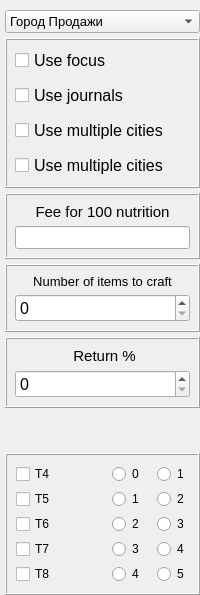
     <widget class="QFrame" name="craft_frame">
      <layout class="QVBoxLayout" name="verticalLayout_3">
       <property name="spacing">
        <number>5</number>
       </property>
       <property name="leftMargin">
        <number>5</number>
       </property>
       <property name="topMargin">
        <number>10</number>
       </property>
       <property name="rightMargin">
        <number>0</number>
       </property>
       <property name="bottomMargin">
        <number>0</number>
       </property>
       <item>
        <widget class="QComboBox" name="comboBox_3">
         <property name="font">
          <font>
           <pointsize>10</pointsize>
          </font>
         </property>
         <item>
          <property name="text">
           <string>Город Продажи</string>
          </property>
         </item>
         <item>
          <property name="text">
           <string>BM</string>
          </property>
         </item>
         <item>
          <property name="text">
           <string>Carleon</string>
          </property>
         </item>
         <item>
          <property name="text">
           <string>Lymhurst</string>
          </property>
         </item>
         <item>
          <property name="text">
           <string>Brecilien</string>
          </property>
         </item>
         <item>
          <property name="text">
           <string>FortStearling</string>
          </property>
         </item>
         <item>
          <property name="text">
           <string>Thethford</string>
          </property>
         </item>
         <item>
          <property name="text">
           <string>Martlok</string>
          </property>
         </item>
        </widget>
       </item>
       <item>
        <widget class="QFrame" name="settings_craft_frame">
         <property name="frameShape">
          <enum>QFrame::Box</enum>
         </property>
         <property name="frameShadow">
          <enum>QFrame::Raised</enum>
         </property>
         <layout class="QVBoxLayout" name="verticalLayout_2">
          <property name="spacing">
           <number>10</number>
          </property>
          <property name="leftMargin">
           <number>8</number>
          </property>
          <property name="topMargin">
           <number>8</number>
          </property>
          <property name="rightMargin">
           <number>8</number>
          </property>
          <property name="bottomMargin">
           <number>8</number>
          </property>
          <item>
           <widget class="QCheckBox" name="checkBox">
            <property name="font">
             <font>
              <pointsize>12</pointsize>
             </font>
            </property>
            <property name="text">
             <string>Use focus</string>
            </property>
           </widget>
          </item>
          <item>
           <widget class="QCheckBox" name="checkBox_2">
            <property name="font">
             <font>
              <pointsize>12</pointsize>
             </font>
            </property>
            <property name="text">
             <string>Use journals</string>
            </property>
           </widget>
          </item>
          <item>
           <widget class="QCheckBox" name="checkBox_3">
            <property name="font">
             <font>
              <pointsize>12</pointsize>
             </font>
            </property>
            <property name="text">
             <string>Use multiple cities</string>
            </property>
           </widget>
          </item>
          <item>
           <widget class="QCheckBox" name="checkBox_4">
            <property name="font">
             <font>
              <pointsize>12</pointsize>
             </font>
            </property>
            <property name="text">
             <string>Use multiple cities</string>
            </property>
           </widget>
          </item>
         </layout>
        </widget>
       </item>
       <item>
        <widget class="QFrame" name="verticalFrame">
         <property name="frameShape">
          <enum>QFrame::Box</enum>
         </property>
         <property name="frameShadow">
          <enum>QFrame::Raised</enum>
         </property>
         <layout class="QVBoxLayout" name="verticalLayout">
          <property name="spacing">
           <number>5</number>
          </property>
          <property name="leftMargin">
           <number>8</number>
          </property>
          <property name="topMargin">
           <number>8</number>
          </property>
          <property name="rightMargin">
           <number>8</number>
          </property>
          <property name="bottomMargin">
           <number>8</number>
          </property>
          <item>
           <widget class="QLabel" name="label">
            <property name="font">
             <font>
              <pointsize>11</pointsize>
             </font>
            </property>
            <property name="text">
             <string>Fee for 100 nutrition</string>
            </property>
            <property name="alignment">
             <set>Qt::AlignCenter</set>
            </property>
           </widget>
          </item>
          <item>
           <widget class="QLineEdit" name="lineEdit">
            <property name="sizePolicy">
             <sizepolicy hsizetype="Preferred" vsizetype="Preferred">
              <horstretch>0</horstretch>
              <verstretch>0</verstretch>
             </sizepolicy>
            </property>
            <property name="font">
             <font>
              <pointsize>10</pointsize>
             </font>
            </property>
            <property name="inputMask">
             <string/>
            </property>
           </widget>
          </item>
         </layout>
        </widget>
       </item>
       <item>
        <widget class="QFrame" name="">
         <property name="frameShape">
          <enum>QFrame::Box</enum>
         </property>
         <property name="frameShadow">
          <enum>QFrame::Raised</enum>
         </property>
         <layout class="QVBoxLayout" name="verticalLayout_10">
          <property name="spacing">
           <number>5</number>
          </property>
          <property name="leftMargin">
           <number>8</number>
          </property>
          <property name="topMargin">
           <number>8</number>
          </property>
          <property name="rightMargin">
           <number>8</number>
          </property>
          <property name="bottomMargin">
           <number>8</number>
          </property>
          <item>
           <widget class="QLabel" name="label_7">
            <property name="font">
             <font>
              <pointsize>10</pointsize>
             </font>
            </property>
            <property name="text">
             <string>Number of items to craft</string>
            </property>
            <property name="alignment">
             <set>Qt::AlignCenter</set>
            </property>
           </widget>
          </item>
          <item>
           <widget class="QSpinBox" name="spinBox">
            <property name="font">
             <font>
              <pointsize>12</pointsize>
             </font>
            </property>
           </widget>
          </item>
         </layout>
        </widget>
       </item>
       <item>
        <widget class="QFrame" name="frame_2">
         <property name="frameShape">
          <enum>QFrame::Box</enum>
         </property>
         <property name="frameShadow">
          <enum>QFrame::Raised</enum>
         </property>
         <layout class="QVBoxLayout" name="verticalLayout_16">
          <property name="spacing">
           <number>5</number>
          </property>
          <property name="leftMargin">
           <number>8</number>
          </property>
          <property name="topMargin">
           <number>8</number>
          </property>
          <property name="rightMargin">
           <number>8</number>
          </property>
          <property name="bottomMargin">
           <number>8</number>
          </property>
          <item>
           <widget class="QLabel" name="label_21">
            <property name="font">
             <font>
              <pointsize>11</pointsize>
             </font>
            </property>
            <property name="text">
             <string> Return %</string>
            </property>
            <property name="alignment">
             <set>Qt::AlignCenter</set>
            </property>
           </widget>
          </item>
          <item>
           <widget class="QSpinBox" name="spinBox_5">
            <property name="font">
             <font>
              <pointsize>12</pointsize>
             </font>
            </property>
            <property name="maximum">
             <number>100</number>
            </property>
           </widget>
          </item>
         </layout>
        </widget>
       </item>
       <item>
        <spacer name="verticalSpacer_3">
         <property name="orientation">
          <enum>Qt::Vertical</enum>
         </property>
         <property name="sizeHint" stdset="0">
          <size>
           <width>20</width>
           <height>40</height>
          </size>
         </property>
        </spacer>
       </item>
       <item>
        <widget class="QFrame" name="item_settings">
         <property name="frameShape">
          <enum>QFrame::Box</enum>
         </property>
         <property name="frameShadow">
          <enum>QFrame::Raised</enum>
         </property>
         <layout class="QHBoxLayout" name="horizontalLayout">
          <property name="spacing">
           <number>5</number>
          </property>
          <property name="leftMargin">
           <number>5</number>
          </property>
          <property name="topMargin">
           <number>5</number>
          </property>
          <property name="rightMargin">
           <number>5</number>
          </property>
          <property name="bottomMargin">
           <number>5</number>
          </property>
          <item>
           <layout class="QVBoxLayout" name="verticalLayout_5">
            <property name="leftMargin">
             <number>4</number>
            </property>
            <property name="topMargin">
             <number>4</number>
            </property>
            <property name="rightMargin">
             <number>4</number>
            </property>
            <property name="bottomMargin">
             <number>4</number>
            </property>
            <item>
             <widget class="QCheckBox" name="checkBox_5">
              <property name="text">
               <string>T4</string>
              </property>
             </widget>
            </item>
            <item>
             <widget class="QCheckBox" name="checkBox_6">
              <property name="text">
               <string>T5</string>
              </property>
             </widget>
            </item>
            <item>
             <widget class="QCheckBox" name="checkBox_7">
              <property name="text">
               <string>T6</string>
              </property>
             </widget>
            </item>
            <item>
             <widget class="QCheckBox" name="checkBox_8">
              <property name="text">
               <string>T7</string>
              </property>
             </widget>
            </item>
            <item>
             <widget class="QCheckBox" name="checkBox_9">
              <property name="text">
               <string>T8</string>
              </property>
             </widget>
            </item>
           </layout>
          </item>
          <item>
           <layout class="QVBoxLayout" name="verticalLayout_6">
            <property name="spacing">
             <number>5</number>
            </property>
            <property name="leftMargin">
             <number>4</number>
            </property>
            <property name="topMargin">
             <number>4</number>
            </property>
            <property name="rightMargin">
             <number>4</number>
            </property>
            <property name="bottomMargin">
             <number>4</number>
            </property>
            <item>
             <widget class="QRadioButton" name="radioButton">
              <property name="sizePolicy">
               <sizepolicy hsizetype="Maximum" vsizetype="Preferred">
                <horstretch>0</horstretch>
                <verstretch>0</verstretch>
               </sizepolicy>
              </property>
              <property name="text">
               <string>0</string>
              </property>
             </widget>
            </item>
            <item>
             <widget class="QRadioButton" name="radioButton_2">
              <property name="sizePolicy">
               <sizepolicy hsizetype="Maximum" vsizetype="Preferred">
                <horstretch>0</horstretch>
                <verstretch>0</verstretch>
               </sizepolicy>
              </property>
              <property name="text">
               <string>1</string>
              </property>
             </widget>
            </item>
            <item>
             <widget class="QRadioButton" name="radioButton_3">
              <property name="sizePolicy">
               <sizepolicy hsizetype="Maximum" vsizetype="Preferred">
                <horstretch>0</horstretch>
                <verstretch>0</verstretch>
               </sizepolicy>
              </property>
              <property name="text">
               <string>2</string>
              </property>
             </widget>
            </item>
            <item>
             <widget class="QRadioButton" name="radioButton_4">
              <property name="sizePolicy">
               <sizepolicy hsizetype="Maximum" vsizetype="Preferred">
                <horstretch>0</horstretch>
                <verstretch>0</verstretch>
               </sizepolicy>
              </property>
              <property name="text">
               <string>3</string>
              </property>
             </widget>
            </item>
            <item>
             <widget class="QRadioButton" name="radioButton_5">
              <property name="sizePolicy">
               <sizepolicy hsizetype="Maximum" vsizetype="Preferred">
                <horstretch>0</horstretch>
                <verstretch>0</verstretch>
               </sizepolicy>
              </property>
              <property name="text">
               <string>4</string>
              </property>
             </widget>
            </item>
           </layout>
          </item>
          <item>
           <layout class="QVBoxLayout" name="verticalLayout_8">
            <property name="spacing">
             <number>5</number>
            </property>
            <property name="leftMargin">
             <number>4</number>
            </property>
            <property name="topMargin">
             <number>4</number>
            </property>
            <property name="rightMargin">
             <number>4</number>
            </property>
            <property name="bottomMargin">
             <number>4</number>
            </property>
            <item>
             <widget class="QRadioButton" name="radioButton_6">
              <property name="sizePolicy">
               <sizepolicy hsizetype="Maximum" vsizetype="Preferred">
                <horstretch>0</horstretch>
                <verstretch>0</verstretch>
               </sizepolicy>
              </property>
              <property name="text">
               <string>1</string>
              </property>
              <property name="checkable">
               <bool>true</bool>
              </property>
              <property name="checked">
               <bool>false</bool>
              </property>
              <property name="autoExclusive">
               <bool>true</bool>
              </property>
             </widget>
            </item>
            <item>
             <widget class="QRadioButton" name="radioButton_7">
              <property name="sizePolicy">
               <sizepolicy hsizetype="Maximum" vsizetype="Preferred">
                <horstretch>0</horstretch>
                <verstretch>0</verstretch>
               </sizepolicy>
              </property>
              <property name="text">
               <string>2</string>
              </property>
             </widget>
            </item>
            <item>
             <widget class="QRadioButton" name="radioButton_8">
              <property name="sizePolicy">
               <sizepolicy hsizetype="Maximum" vsizetype="Preferred">
                <horstretch>0</horstretch>
                <verstretch>0</verstretch>
               </sizepolicy>
              </property>
              <property name="text">
               <string>3</string>
              </property>
             </widget>
            </item>
            <item>
             <widget class="QRadioButton" name="radioButton_9">
              <property name="sizePolicy">
               <sizepolicy hsizetype="Maximum" vsizetype="Preferred">
                <horstretch>0</horstretch>
                <verstretch>0</verstretch>
               </sizepolicy>
              </property>
              <property name="text">
               <string>4</string>
              </property>
             </widget>
            </item>
            <item>
             <widget class="QRadioButton" name="radioButton_10">
              <property name="sizePolicy">
               <sizepolicy hsizetype="Maximum" vsizetype="Preferred">
                <horstretch>0</horstretch>
                <verstretch>0</verstretch>
               </sizepolicy>
              </property>
              <property name="text">
               <string>5</string>
              </property>
             </widget>
            </item>
           </layout>
          </item>
         </layout>
        </widget>
       </item>
      </layout>
     </widget>
